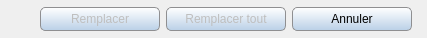
    <widget class="QWidget" name="fond" native="true">
     <property name="minimumSize">
      <size>
       <width>0</width>
       <height>38</height>
      </size>
     </property>
     <property name="maximumSize">
      <size>
       <width>16777215</width>
       <height>38</height>
      </size>
     </property>
     <property name="styleSheet">
      <string notr="true">QWidget#fond{background: #DBE4EE}</string>
     </property>
     <layout class="QHBoxLayout" name="horizontalLayout_5">
      <property name="leftMargin">
       <number>0</number>
      </property>
      <property name="topMargin">
       <number>0</number>
      </property>
      <property name="rightMargin">
       <number>0</number>
      </property>
      <property name="bottomMargin">
       <number>0</number>
      </property>
      <item>
       <spacer name="spacer_fond_1">
        <property name="orientation">
         <enum>Qt::Horizontal</enum>
        </property>
        <property name="sizeHint" stdset="0">
         <size>
          <width>40</width>
          <height>20</height>
         </size>
        </property>
       </spacer>
      </item>
      <item>
       <widget class="QPushButton" name="replace_bt">
        <property name="enabled">
         <bool>false</bool>
        </property>
        <property name="minimumSize">
         <size>
          <width>120</width>
          <height>24</height>
         </size>
        </property>
        <property name="maximumSize">
         <size>
          <width>16777215</width>
          <height>24</height>
         </size>
        </property>
        <property name="font">
         <font>
          <family>Segoe UI</family>
          <pointsize>9</pointsize>
         </font>
        </property>
        <property name="styleSheet">
         <string notr="true">QPushButton{border: 1px solid #8f8f91; border-radius: 5px ; padding-right: 10px; padding-left: 10px; background-color: qlineargradient(spread:pad, x1:0, y1:0, x2:0, y2:1, stop:0 #FFFFFF, stop:1 #BAD0E7); }
QPushButton:hover{background-color: qlineargradient(spread:pad, x1:0, y1:0, x2:0, y2:1, stop:0 #F8F8F8, stop:1 #8FADCC); }
QPushButton:pressed{background-color: qlineargradient(spread:pad, x1:0, y1:0, x2:0, y2:1, stop:0 #8FADCC, stop:1 #F8F8F8); }</string>
        </property>
        <property name="text">
         <string>Remplacer</string>
        </property>
        <property name="iconSize">
         <size>
          <width>18</width>
          <height>18</height>
         </size>
        </property>
       </widget>
      </item>
      <item>
       <widget class="QPushButton" name="replace_all_bt">
        <property name="enabled">
         <bool>false</bool>
        </property>
        <property name="minimumSize">
         <size>
          <width>120</width>
          <height>24</height>
         </size>
        </property>
        <property name="maximumSize">
         <size>
          <width>16777215</width>
          <height>24</height>
         </size>
        </property>
        <property name="font">
         <font>
          <family>Segoe UI</family>
          <pointsize>9</pointsize>
         </font>
        </property>
        <property name="styleSheet">
         <string notr="true">QPushButton{border: 1px solid #8f8f91; border-radius: 5px ; padding-right: 10px; padding-left: 10px; background-color: qlineargradient(spread:pad, x1:0, y1:0, x2:0, y2:1, stop:0 #FFFFFF, stop:1 #BAD0E7); }
QPushButton:hover{background-color: qlineargradient(spread:pad, x1:0, y1:0, x2:0, y2:1, stop:0 #F8F8F8, stop:1 #8FADCC); }
QPushButton:pressed{background-color: qlineargradient(spread:pad, x1:0, y1:0, x2:0, y2:1, stop:0 #8FADCC, stop:1 #F8F8F8); }</string>
        </property>
        <property name="text">
         <string>Remplacer tout</string>
        </property>
        <property name="iconSize">
         <size>
          <width>18</width>
          <height>18</height>
         </size>
        </property>
       </widget>
      </item>
      <item>
       <widget class="QPushButton" name="quit">
        <property name="minimumSize">
         <size>
          <width>120</width>
          <height>24</height>
         </size>
        </property>
        <property name="maximumSize">
         <size>
          <width>16777215</width>
          <height>24</height>
         </size>
        </property>
        <property name="font">
         <font>
          <family>Segoe UI</family>
          <pointsize>9</pointsize>
         </font>
        </property>
        <property name="styleSheet">
         <string notr="true">QPushButton{border: 1px solid #8f8f91; border-radius: 5px ; padding-right: 10px; padding-left: 10px; background-color: qlineargradient(spread:pad, x1:0, y1:0, x2:0, y2:1, stop:0 #FFFFFF, stop:1 #BAD0E7); }
QPushButton:hover{background-color: qlineargradient(spread:pad, x1:0, y1:0, x2:0, y2:1, stop:0 #F8F8F8, stop:1 #8FADCC); }
QPushButton:pressed{background-color: qlineargradient(spread:pad, x1:0, y1:0, x2:0, y2:1, stop:0 #8FADCC, stop:1 #F8F8F8); }</string>
        </property>
        <property name="text">
         <string>Annuler</string>
        </property>
        <property name="shortcut">
         <string notr="true">Esc</string>
        </property>
       </widget>
      </item>
      <item>
       <spacer name="spacer_fond_2">
        <property name="orientation">
         <enum>Qt::Horizontal</enum>
        </property>
        <property name="sizeType">
         <enum>QSizePolicy::Fixed</enum>
        </property>
        <property name="sizeHint" stdset="0">
         <size>
          <width>15</width>
          <height>20</height>
         </size>
        </property>
       </spacer>
      </item>
     </layout>
    </widget>
